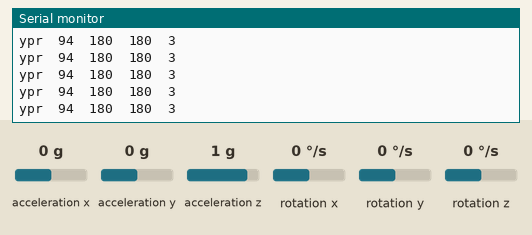
Simulated run of this sketch. Board: Arduino Uno, built with avr-gcc and run on an emulated ATmega328P. Parts: the last lines printed to the serial monitor. The inputs (shaded band) are chosen by the test bench; at power-on: acceleration x 0 g, acceleration y 0 g, acceleration z 1 g, rotation x 0 °/s, rotation y 0 °/s, rotation z 0 °/s.

Above: at 1.7 s.
1.8 s: acceleration x set to -1.4 g
At 2.4 s:
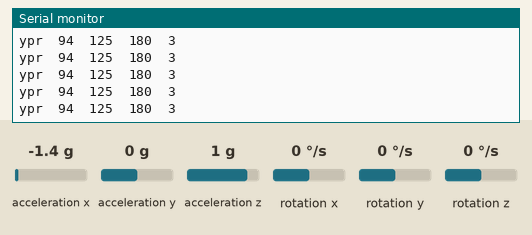
4.8 s: acceleration y set to 0.2 g
At 5.7 s:
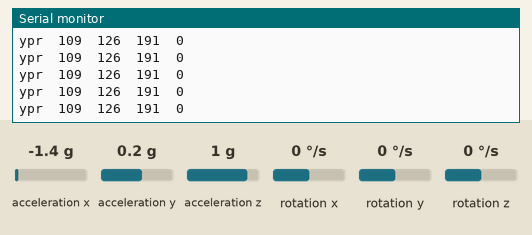
Timing chart, 0 to 7.8 s (numbered marks = the images above; inputs shaded):
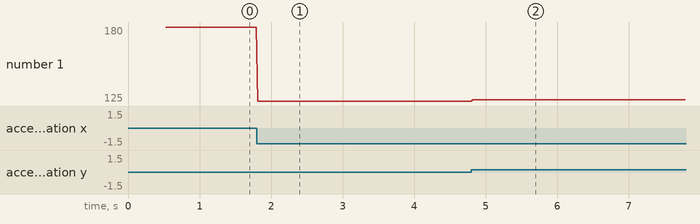

Measured:
- after the input at 1.8 s, the serial monitor: prints a new line at once (image 1)
- after the input at 4.8 s, the serial monitor: prints a new line at once (image 2)
- plotted number 1: 180 → 125 after the input at 1.8 s, 125 → 126 after the input at 4.8 s

The sketch:

CAN_6.ino
```cpp
#include <mcp_can.h>
#include <SPI.h>
#include "I2Cdev.h"
#include "MPU6050_6Axis_MotionApps20.h"
#include "MPU6050.h"
#if I2CDEV_IMPLEMENTATION == I2CDEV_ARDUINO_WIRE
#include "Wire.h"
#endif

//#define OUTPUT_READABLE_EULER
#define OUTPUT_READABLE_YAWPITCHROLL
//#define PRINT_IMU_MESSAGE
//#define PRINT_PRESSURE


MPU6050 mpu;


boolean dmpReady = false;
uint8_t mpuIntStatus;
uint8_t devStatus;
uint16_t packetSize;
uint16_t fifoCount;
uint8_t fifoBuffer[64];
long int timer;
long int imuValues[6]={
  400,400, 400, 400,400,400};
int valueIndex=0;


Quaternion q;
VectorInt16 aa;
VectorInt16 aaReal;
VectorInt16 aaWorld;
VectorFloat gravity;
float euler[3];
float ypr[3];
int yaw=  0;
int pitch=  0;
int roll= 0;

unsigned char IMU1[8] = {
  0, 0, 0, 0, 0, 0, 0, 0};
unsigned char IMUId1 = 0x4B;
boolean IMUsetup=false;
boolean sendIMU =true;


void clearArray(unsigned char (&array)[8])
{
  for(int i=0;i<8;i++)
  {
    array[i]=0;
  }
}

void convertAng(unsigned char& int1, unsigned char& int2, int ang)
{


  if(ang>=255)
  {
    int1=255;
    int2=ang-255;
  }
  else
  {
    int1=ang;
    int2=0;
  }

}

int IMUAngAdjust(int angle, int zeroVal, boolean reverse)
{
  int new_ang=angle-zeroVal;
  if (reverse) new_ang=360-new_ang;
  if (new_ang>360) new_ang=new_ang-360;
  if (new_ang<0)   new_ang=360+new_ang;
  return(new_ang);

}

void setup() {
  Serial.begin(9600);
  if(CAN.begin(CAN_500KBPS) ==CAN_OK) {
    Serial.println("CAN bus initilized sucessfully at 500KBPS");
  }
  else {
    Serial.println("CAN bus initilzation failed");
  }

#if I2CDEV_IMPLEMENTATION == I2CDEV_ARDUINO_WIRE
  Wire.begin();
  TWBR = 24;
#elif I2CDEV_IMPLEMENTATION == I2CDEV_BUILTIN_FASTWIRE
  Fastwire::setup(400, true);
#endif

mpu_initalise:
  mpu.initialize();
  devStatus = mpu.dmpInitialize();

  mpu.setXGyroOffset(220);
  mpu.setYGyroOffset(76);
  mpu.setZGyroOffset(-85);
  mpu.setZAccelOffset(1788); // 1688 factory default for my test chip

  if (devStatus == 0)
  {
    mpu.setDMPEnabled(true);
    mpuIntStatus = mpu.getIntStatus();
    IMU1[6]=mpuIntStatus;
    dmpReady = true;
    packetSize = mpu.dmpGetFIFOPacketSize();
    IMU1[7]=3;//IMU is ready to read but has not stabalised yet
    Serial.println("IMU initalised sucessfully");
  }
  else
  {

    Serial.print(devStatus);
    Serial.println(F(")"));
    IMU1[7]=(devStatus);
    CAN.sendMsgBuf(IMUId1, 0, 8, IMU1);
    Serial.println("Retry initialise in 5 seconds");
    delay(5000);
    goto mpu_initalise;
  }
}


void loop() {

  if (dmpReady)
  {
    mpuIntStatus = mpu.getIntStatus();
    IMU1[6]=mpuIntStatus;
    fifoCount = mpu.getFIFOCount();

    if ((mpuIntStatus & 0x10) || fifoCount == 1024) {
      mpu.resetFIFO();
      sendIMU=false;
      Serial.println("reset");

    }
    else if (mpuIntStatus & 0x02)
    {

      while (fifoCount < packetSize) fifoCount = mpu.getFIFOCount();
      mpu.getFIFOBytes(fifoBuffer, packetSize);
      fifoCount -= packetSize;

      mpu.dmpGetQuaternion(&q, fifoBuffer);
      mpu.dmpGetGravity(&gravity, &q);
      mpu.dmpGetYawPitchRoll(ypr, &q, &gravity);
      yaw=    ypr[0]* 180/M_PI + 180;
      pitch=  ypr[1]* 180/M_PI +180;
      roll=   ypr[2]* 180/M_PI +180;

      yaw=IMUAngAdjust(yaw, 86, false);
      convertAng(IMU1[0],IMU1[1],(yaw));
      convertAng(IMU1[2],IMU1[3],pitch);
      convertAng(IMU1[4],IMU1[5],roll);

#ifdef OUTPUT_READABLE_YAWPITCHROLL
      // display Euler angles in degrees


      Serial.print("ypr\t");
      Serial.print(yaw);
      Serial.print("\t");
      Serial.print(pitch);
      Serial.print("\t");
      Serial.print(roll);
      Serial.print("\t");
      Serial.println(IMU1[7]);
#endif


#ifdef OUTPUT_READABLE_EULER
      // display Euler angles in degrees

      mpu.dmpGetEuler(euler, &q);

      Serial.print("euler\t");
      Serial.print(euler[0]* 180/M_PI)+180;
      Serial.print("\t");
      Serial.print(euler[1]* 180/M_PI)+180;
      Serial.print("\t");
      Serial.print(euler[2]* 180/M_PI)+180;
      Serial.print("\t");
#endif


#ifdef PRINT_IMU_MESSAGE
      Serial.print("IMU messages \t");
      Serial.print(IMU1[0]);
      Serial.print("\t");
      Serial.print(IMU1[1]);
      Serial.print("\t");
      Serial.print(IMU1[2]);
      Serial.print("\t");
      Serial.print(IMU1[3]);
      Serial.print("\t");
      Serial.print(IMU1[4]);
      Serial.print("\t");
      Serial.print(IMU1[5]);
      Serial.print("\t");
      Serial.print(IMU1[6]);
      Serial.print("\t");
      Serial.println(IMU1[7]);


#endif

      // Make sure IMU value is stable
      if (!IMUsetup && dmpReady)
      {
        if(millis()-timer>1500)//every second
        {
          if(yaw==imuValues[valueIndex])
          {
            IMUsetup=true;
            IMU1[7]=0; //imuvalues are now okay to use
          }
          else imuValues[valueIndex]=yaw;
          timer=millis();
        }
        valueIndex++;
        if (valueIndex==6)valueIndex=0;
      }
      if (sendIMU) CAN.sendMsgBuf(IMUId1, 0, 8, IMU1);//stop if reset
      else sendIMU=true ;
    }

  }

  delay(10);
}
```
